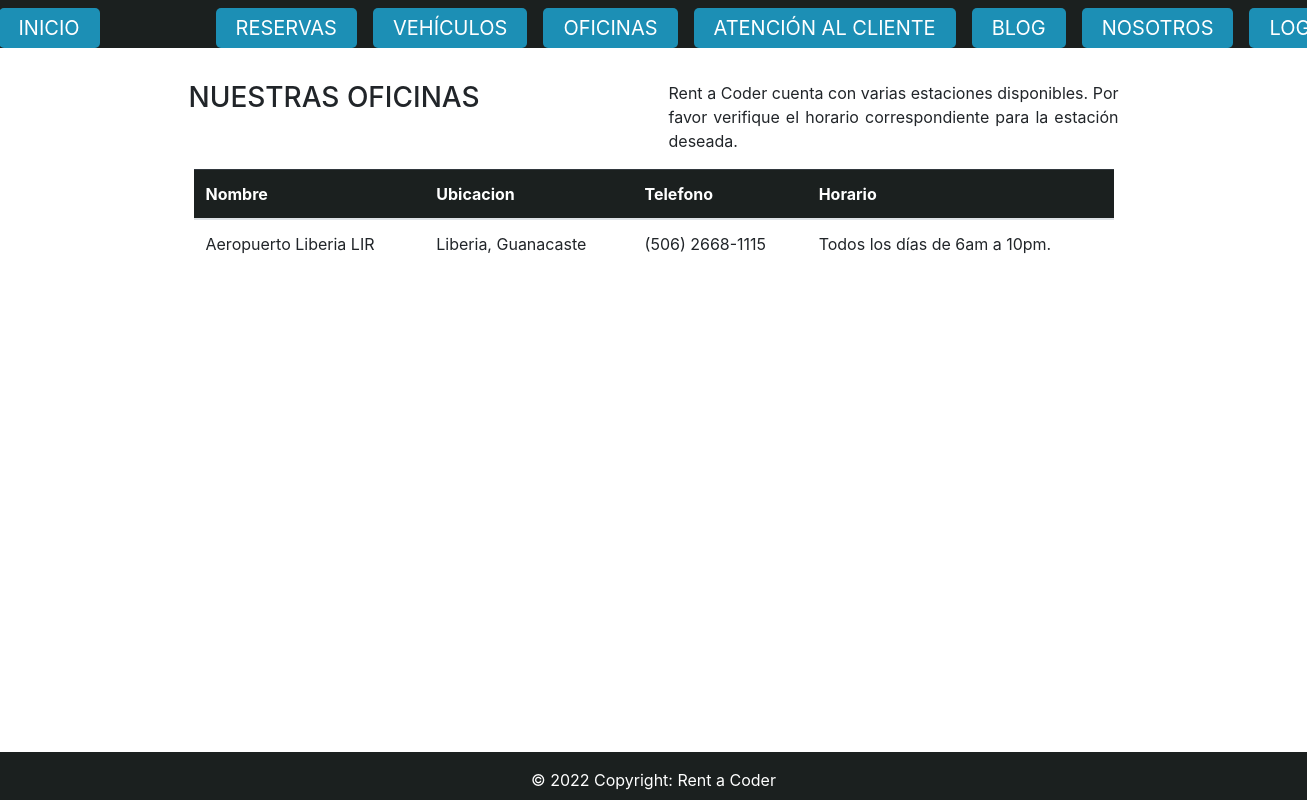
The app's page /office/officeListHome/, older data.
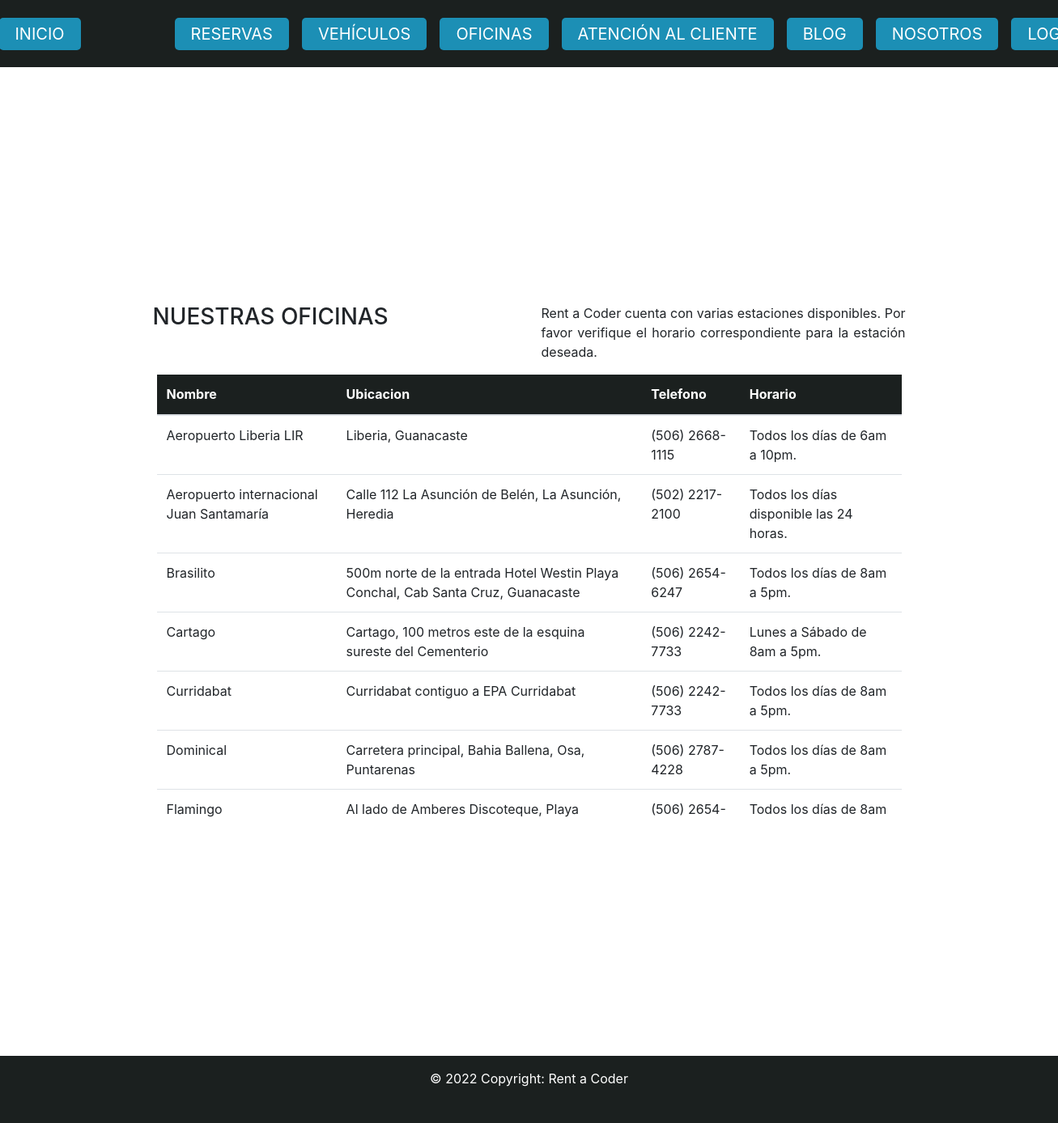
The same page, newer data.
### App_Office/models.py (models this page shows)
class Office(models.Model):
    nombre    = models.CharField(max_length=200)
    ubicacion = models.CharField(max_length=500)
    telefono  = models.CharField(max_length=50)
    horario   = models.CharField(max_length=200)

### App_Office/views.py (the view)
# urls.py: path('officeListHome/', OfficeListHome.as_view(), name="OfficeListHome"),
class OfficeListHome(ListView):
    model               = Office
    template_name       = './OfficeListHome.html'
    context_object_name = 'OfficeListHome'

### App_Office/templates/OfficeListHome.html (shortened to what this page needs)
{% extends 'Main.html'%}
{% load static %}
{% block bloqueQueCambia %}
<div class="container container-body">
  <div class="d-flex justify-content-center h-100">
    <div class="about-us-card">
      <div class="d-flex justify-content-center">
        <div class="container">
          <h3 id="title" class="text-uppercase">Nuestras Oficinas</h3>
        </div>
        <div class="container text-justify">
          <p>
            Rent a Coder cuenta con varias
            estaciones disponibles. Por favor verifique el
            horario correspondiente para la estación deseada.
          </p>
        </div>
      </div>
      <div class="justify-content-center table-responsive">
        <table class="table table-fixed">
          <thead class="table-dark">
            <tr>
              <th scope="col">Nombre</th>
              <th scope="col">Ubicacion</th>
              <th scope="col">Telefono</th>
              <th scope="col">Horario</th>
            </tr>
          </thead>
          <tbody>
            {% for office in OfficeListHome %}
            <tr>
              <td>{{office.nombre}}</td>
              <td>{{office.ubicacion}}</td>
              <td>{{office.telefono}}</td>
              <td>{{office.horario}}</td>
            </tr>
            {% endfor %}
          </tbody>
        </table>
      </div>
    </div>
  </div>
</div>
{% endblock bloqueQueCambia %}

### App_MVTProyectoFinalCoder/templates/Main.html (shortened to what this page needs)
<!DOCTYPE html>
<html lang="en">
<head>
    {% load static %}
    <link rel="stylesheet" href="https://stackpath.bootstrapcdn.com/bootstrap/4.1.3/css/bootstrap.min.css"
>
    <link rel="stylesheet" href="https://use.fontawesome.com/releases/v5.6.1/css/all.css"
>
    <link href="{% static 'css/styles.css' %}" rel="stylesheet" />
</head>
<body>
    <nav class="navbar navbar-dark bg-dark static-top">
        <div class="container">
            <div style="margin-right: 100px; margin-left: -100px !important;">
                <a class="navbar-brand" href="{% url 'Home' %}">INICIO</a>
            </div>
            <a class="navbar-brand text-uppercase" href="{% url 'Reservation' %}">Reservas</a>
            <a class="navbar-brand text-uppercase" href="{% url 'CarList' %}">Vehículos</a>
            <a class="navbar-brand text-uppercase" href="{% url 'OfficeListHome' %}">Oficinas</a>
            <a class="navbar-brand text-uppercase" href="{% url 'SendMessage' %}">Atención al cliente</a>
            <a class="navbar-brand text-uppercase" href="{% url 'PostList' %}">Blog</a>
            <a class="navbar-brand text-uppercase" href="{% url 'AboutUs' %}">Nosotros</a>
            <a class="navbar-brand text-uppercase" href="{% url 'Login' %}">
                LOGIN
            </a>
        </div>
    </nav>
        {% block bloqueQueCambia %}
        {% endblock bloqueQueCambia %}
    <footer class="bg-dark text-center text-white">
        <div class="text-center p-3">
            © 2022 Copyright:
            <a class="text-white">Rent a Coder</a>
        </div>
    </footer>
</body>
</html>

### App_MVTProyectoFinalCoder/static/css/styles.css (style rules this page uses)
body, html { margin: 0; padding: 0; height: 100%; }
.navbar { height: 6%; background: #1b201f !important; border-radius: 0px !important; margin-bottom: 0px !important; }
.navbar-brand { background: #1c8fb5 !important; padding-left: 20px; padding-right: 20px; border-radius: 5px; }
.navbar>.container { flex-wrap:initial !important; }
.container-body { height: 88%; }
.bg-dark { height: 6%; background: #1b201f !important; }

### App_Office/templates/OfficeListHome.html (style rules this page uses)
.about-us-card { width: 980px; margin-top: auto; margin-bottom: auto; position: relative; display: flex; justify-content: center; flex-direction: column; padding: 10px; }
thead tr th { position: sticky; top: 0; z-index: 10; background-color: #1b201f; }
.table-responsive { padding-left: 20px !important; padding-right: 20px !important; height: 550px !important; }

Row changes from the older to the newer data that the page shows:
added Office: nombre "Aeropuerto internacional Juan Santamaría", ubicacion "Calle 112 La Asunción de Belén, La Asunción, Heredia", telefono "(502) 2217-2100", horario "Todos los días disponible las 24 horas."
added Office: nombre "Brasilito", ubicacion "500m norte de la entrada Hotel Westin Playa Conchal, Cab Santa Cruz, Guanacaste", telefono "(506) 2654-6247", horario "Todos los días de 8am a 5pm."
added Office: nombre "Cartago", ubicacion "Cartago, 100 metros este de la esquina sureste del Cementerio", telefono "(506) 2242-7733", horario "Lunes a Sábado de 8am a 5pm."
added Office: nombre "Curridabat", ubicacion "Curridabat contiguo a EPA Curridabat", telefono "(506) 2242-7733", horario "Todos los días de 8am a 5pm."
added Office: nombre "Dominical", ubicacion "Carretera principal, Bahia Ballena, Osa, Puntarenas", telefono "(506) 2787-4228", horario "Todos los días de 8am a 5pm."
added Office: nombre "Flamingo", ubicacion "Al lado de Amberes Discoteque, Playa…", telefono "(506)…", horario "Todos los días de 8am…"
